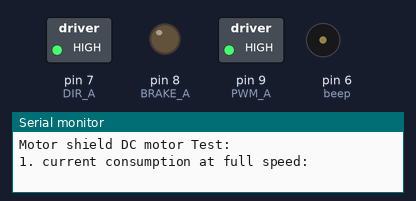
A sketch run on a simulated Arduino Uno, built with avr-gcc and run on an emulated ATmega328P. Shown: switched loads named in the sketch (green lamp = pin HIGH), output pins drawn as LEDs (lit = HIGH), buzzer (waves = sounding, pin HIGH), the last lines printed to the serial monitor. At 12.5 s the program stops and its outputs stay as they are.

Above: at 0.2 s.
At 5.3 s:
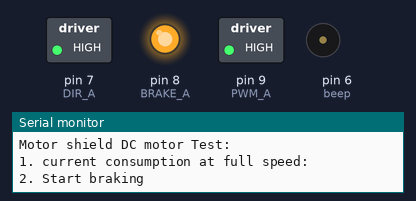
At 7.4 s:
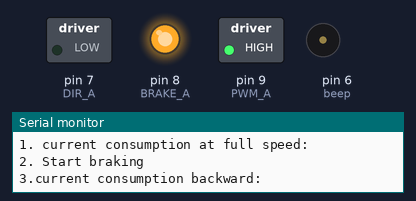
At 12.5 s:
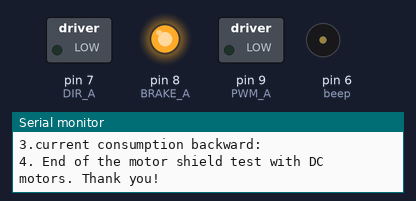
Timing chart, 0 to 14.0 s (numbered marks = the images above):
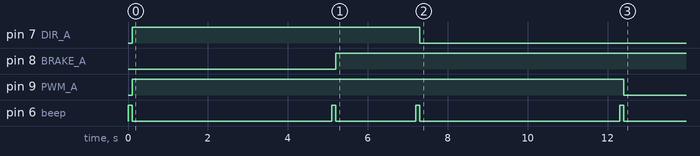

The sketch:

Blance_shield.ino
```cpp
const int PWM_A   = 9;
const int DIR_A   = 7;
const int BRAKE_A = 8;

const int PWM_B   = 10;
const int DIR_B   = 11;
const int BRAKE_B = 12;

const int beep = 6;
//const int SNS_A   = A0;


void setup() {
  // Configure the A output
  pinMode(BRAKE_A, OUTPUT);  // Brake pin on channel A
  pinMode(DIR_A, OUTPUT);    // Direction pin on channel A
  pinMode(beep, OUTPUT);    // Direction pin on channel A

  // Open Serial communication
  Serial.begin(9600);
  Serial.println("Motor shield DC motor Test:\n");
}

void short_beep() {
  digitalWrite(beep, HIGH);
  delay(100);
  digitalWrite(beep, LOW);
}

void loop() {

  short_beep();
  // Set the outputs to run the motor forward
  Serial.println("1. current consumption at full speed: ");
  digitalWrite(BRAKE_A, LOW);  // setting brake LOW disable motor brake
  digitalWrite(DIR_A, HIGH);   // setting direction to HIGH the motor will spin forward
  analogWrite(PWM_A, 255);     // Set the speed of the motor, 255 is the maximum value
  delay(5000);                 // hold the motor at full speed for 5 seconds

  //Serial.println(analogRead(SNS_A));


  short_beep();
  // Brake the motor
  Serial.println("2. Start braking");
  // raising the brake pin the motor will stop faster than the stop by inertia
  digitalWrite(BRAKE_A, HIGH);  // raise the brake
  delay(2000);

  short_beep();
  // Set the outputs to run the motor backward
  Serial.println("3.current consumption backward: ");
  digitalWrite(BRAKE_A, HIGH);  // setting againg the brake LOW to disable motor brake
  digitalWrite(DIR_A, LOW);    // now change the direction to backward setting LOW the DIR_A pin
  analogWrite(PWM_A, 255);     // Set the speed of the motor
  delay(5000);


  short_beep();
  // now stop the motor by inertia, the motor will stop slower than with the brake function
  analogWrite(PWM_A, 0);       // turn off power to the motor

  //Serial.print("current brake: ");
  //Serial.println(analogRead(A0));
  Serial.println("4. End of the motor shield test with DC motors. Thank you!");


  while (1);
}
```

Measured:
- by itself, pin 7 (DIR_A): LOW → HIGH at 0.10 s, → LOW 7.2 s later
- by itself, pin 8 (BRAKE_A): LOW → HIGH at 5.2 s
- by itself, pin 9 (PWM_A): LOW → HIGH at 0.10 s, → LOW 12.3 s later
- by itself, pin 6 (beep): LOW → HIGH at 0.00 s, → LOW 0.10 s later, → HIGH 5.0 s later, → LOW 0.10 s later, … (8 changes in this stretch)
